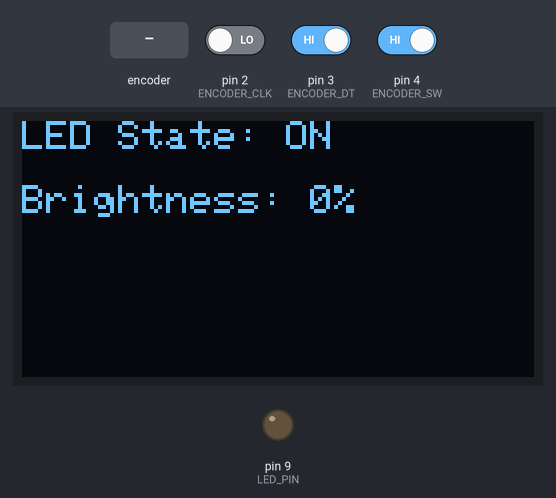
This sketch was run on a simulated Arduino Uno, built with avr-gcc and run on an emulated ATmega328P. Shown: 128×64 one-colour display, output pins drawn as LEDs (lit = HIGH). Dashed ring = blinking. The inputs (shaded band) are chosen by the test bench; at power-on: pin 4 (ENCODER_SW) HIGH, pin 2 (ENCODER_CLK) LOW, pin 3 (ENCODER_DT) HIGH.

Above: at 1.2 s.
1.3 s: rotary encoder on pin 2 (ENCODER_CLK) / pin 3 (ENCODER_DT) turned 3 steps (first pin leading)
At 3.0 s:
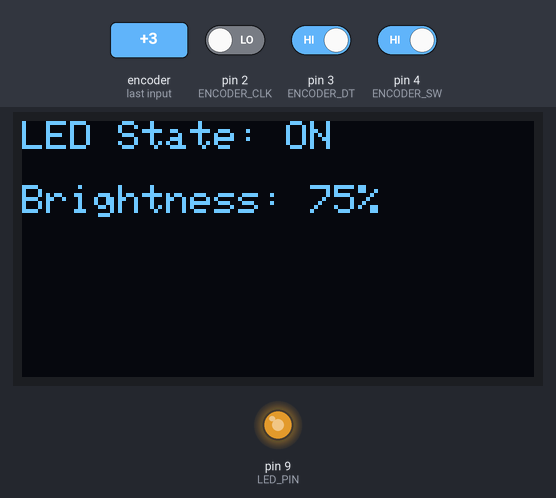
3.4 s: pin 4 (ENCODER_SW) driven LOW
At 3.9 s:
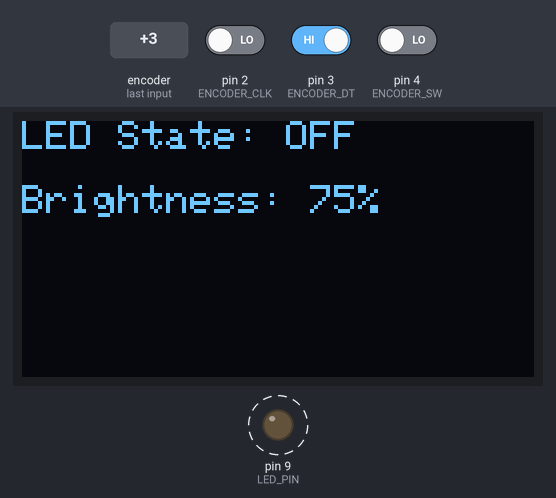
6.4 s: rotary encoder on pin 2 (ENCODER_CLK) / pin 3 (ENCODER_DT) turned 1 step (first pin leading)
At 6.87 s:
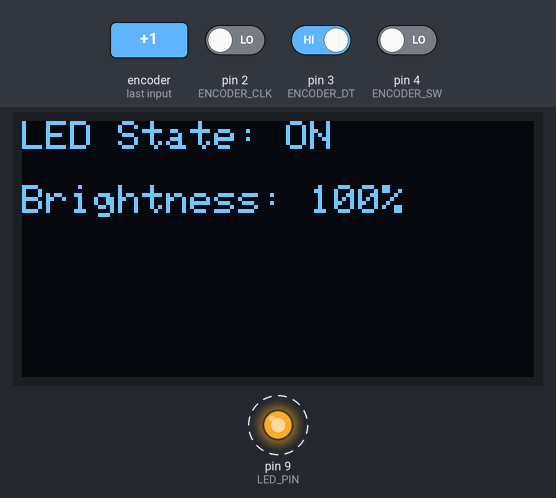
9.6 s: pin 4 (ENCODER_SW) driven HIGH
At 10.9 s:
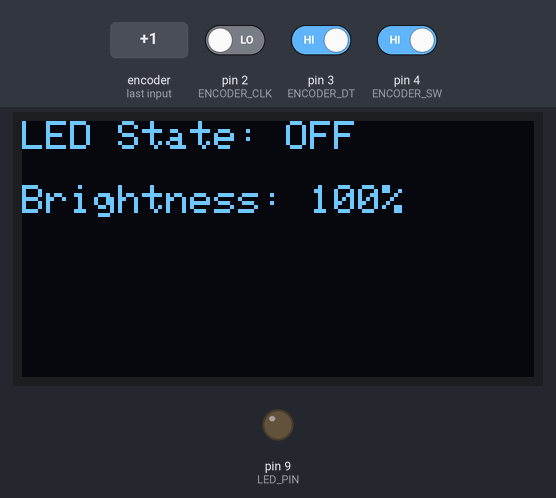
Timing chart, 0 to 12.1 s (numbered marks = the images above; inputs shaded):
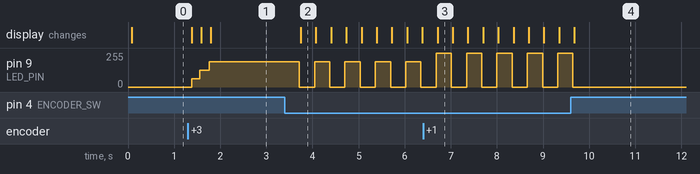

The sketch:

rotary_encoder_pwm_LED_controller_code.ino
```cpp
#include <Wire.h>
#include <Adafruit_GFX.h>
#include <Adafruit_SSD1306.h>

#define OLED_WIDTH 128
#define OLED_HEIGHT 64

#define ENCODER_CLK 2
#define ENCODER_DT 3
#define ENCODER_SW 4
#define LED_PIN 9

Adafruit_SSD1306 display(OLED_WIDTH, OLED_HEIGHT, &Wire);

volatile int encoderPos = 0;
int lastCLK = LOW;
bool ledState = true; // Start with LED ON
int brightness = 0;   // Initial brightness (0%)

void setup() {
  // Initialize Serial Monitor
  Serial.begin(9600);

  // Set up OLED
  if (!display.begin(SSD1306_SWITCHCAPVCC, 0x3C)) {
    Serial.println(F("SSD1306 allocation failed"));
    while (true);
  }
  display.clearDisplay();
  display.display();

  // Set up encoder pins
  pinMode(ENCODER_CLK, INPUT);
  pinMode(ENCODER_DT, INPUT);
  pinMode(ENCODER_SW, INPUT_PULLUP);

  // Set up LED pin
  pinMode(LED_PIN, OUTPUT);

  // Attach interrupts for encoder rotation
  attachInterrupt(digitalPinToInterrupt(ENCODER_CLK), updateEncoder, CHANGE);
}

void loop() {
  // Handle button press to toggle LED state
  if (digitalRead(ENCODER_SW) == LOW) {
    ledState = !ledState; // Toggle LED state
    delay(300);           // Debounce
  }

  // Update LED brightness
  if (ledState) {
    analogWrite(LED_PIN, map(brightness, 0, 100, 0, 255)); // Apply PWM
  } else {
    analogWrite(LED_PIN, 0); // Turn off LED
  }

  // Display feedback on OLED
  updateDisplay();
}

void updateEncoder() {
  int currentCLK = digitalRead(ENCODER_CLK);
  if (currentCLK != lastCLK && currentCLK == HIGH) {
    if (digitalRead(ENCODER_DT) != currentCLK) {
      encoderPos++; // Clockwise rotation
    } else {
      encoderPos--; // Counterclockwise rotation
    }

    // Limit encoder position and set brightness
    if (encoderPos > 4) encoderPos = 4; // Maximum position for 100%
    if (encoderPos < 0) encoderPos = 0; // Minimum position for 0%
    brightness = encoderPos * 25;       // Map to 0%, 25%, 50%, 75%, 100%
  }
  lastCLK = currentCLK;
}

void updateDisplay() {
  display.clearDisplay();
  display.setTextSize(1);
  display.setTextColor(SSD1306_WHITE);

  display.setCursor(0, 0);
  display.print("LED State: ");
  display.println(ledState ? "ON" : "OFF");

  display.setCursor(0, 16);
  display.print("Brightness: ");
  display.print(brightness);
  display.println("%");

  display.display();
}
```

Measured:
- after the input at 1.3 s, pin 9 (LED_PIN): 0/255 → 63/255 after 0.08 s, → 127/255 0.18 s later, → 191/255 0.21 s later; the display: first changes after 0.08 s (image 1 shows a later state)
- after the input at 3.4 s, pin 9 (LED_PIN): alternates 191/255 for 0.33 s and 0/255 for 0.33 s, starting after 0.32 s; the display: changes after 0.35 s (image 2)
- after the input at 6.4 s, the display: changes after 0.31 s (image 3)
- after the input at 9.6 s, pin 9 (LED_PIN): goes on until 9.6 s, then stays 0/255
